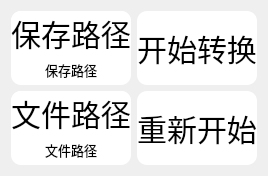
                         <widget class="QWidget" name="widget_44" native="true">
                          <property name="minimumSize">
                           <size>
                            <width>230</width>
                            <height>110</height>
                           </size>
                          </property>
                          <property name="maximumSize">
                           <size>
                            <width>16777215</width>
                            <height>9999999</height>
                           </size>
                          </property>
                          <property name="styleSheet">
                           <string notr="true">QWidget#widget_44{
	background-color:rgba(255, 235, 217,96);
	border-radius: 20px;
	font-size:20px;
}
</string>
                          </property>
                          <layout class="QVBoxLayout" name="verticalLayout_64">
                           <item>
                            <layout class="QHBoxLayout" name="horizontalLayout_72">
                             <item>
                              <widget class="QWidget" name="widget_45" native="true">
                               <property name="minimumSize">
                                <size>
                                 <width>0</width>
                                 <height>40</height>
                                </size>
                               </property>
                               <property name="maximumSize">
                                <size>
                                 <width>16777215</width>
                                 <height>9999999</height>
                                </size>
                               </property>
                               <property name="styleSheet">
                                <string notr="true">QWidget#widget_45{
	background-color:white;
	border-radius: 10px;
}
</string>
                               </property>
                               <layout class="QVBoxLayout" name="verticalLayout_65" stretch="3,1">
                                <property name="spacing">
                                 <number>0</number>
                                </property>
                                <property name="leftMargin">
                                 <number>0</number>
                                </property>
                                <property name="topMargin">
                                 <number>0</number>
                                </property>
                                <property name="rightMargin">
                                 <number>0</number>
                                </property>
                                <property name="bottomMargin">
                                 <number>0</number>
                                </property>
                                <item>
                                 <widget class="QPushButton" name="pushButton_25">
                                  <property name="sizePolicy">
                                   <sizepolicy hsizetype="Preferred" vsizetype="Preferred">
                                    <horstretch>0</horstretch>
                                    <verstretch>0</verstretch>
                                   </sizepolicy>
                                  </property>
                                  <property name="minimumSize">
                                   <size>
                                    <width>100</width>
                                    <height>20</height>
                                   </size>
                                  </property>
                                  <property name="styleSheet">
                                   <string notr="true">QPushButton#pushButton_25{
	background-color:white;
	border-radius: 10px;
	font-size:30px;
}
QPushButton#pushButton_25:pressed{
	background-color:green;
	color:white;
	border-radius: 10px;
}</string>
                                  </property>
                                  <property name="text">
                                   <string>保存路径</string>
                                  </property>
                                  <property name="checkable">
                                   <bool>true</bool>
                                  </property>
                                 </widget>
                                </item>
                                <item>
                                 <widget class="QLabel" name="label_113">
                                  <property name="minimumSize">
                                   <size>
                                    <width>0</width>
                                    <height>30</height>
                                   </size>
                                  </property>
                                  <property name="maximumSize">
                                   <size>
                                    <width>16777215</width>
                                    <height>9999</height>
                                   </size>
                                  </property>
                                  <property name="font">
                                   <font>
                                    <pointsize>10</pointsize>
                                   </font>
                                  </property>
                                  <property name="styleSheet">
                                   <string notr="true"/>
                                  </property>
                                  <property name="text">
                                   <string>保存路径</string>
                                  </property>
                                  <property name="alignment">
                                   <set>Qt::AlignCenter</set>
                                  </property>
                                 </widget>
                                </item>
                               </layout>
                              </widget>
                             </item>
                             <item>
                              <widget class="QPushButton" name="pushButton_26">
                               <property name="sizePolicy">
                                <sizepolicy hsizetype="Preferred" vsizetype="Preferred">
                                 <horstretch>0</horstretch>
                                 <verstretch>0</verstretch>
                                </sizepolicy>
                               </property>
                               <property name="minimumSize">
                                <size>
                                 <width>100</width>
                                 <height>40</height>
                                </size>
                               </property>
                               <property name="maximumSize">
                                <size>
                                 <width>16777215</width>
                                 <height>16777215</height>
                                </size>
                               </property>
                               <property name="styleSheet">
                                <string notr="true">QPushButton#pushButton_26{
	background-color:white;
	border-radius: 10px;
	font-size:30px;
}
QPushButton#pushButton_26:pressed{
	background-color:green;
	color:white;
	border-radius: 10px;
}</string>
                               </property>
                               <property name="text">
                                <string>开始转换</string>
                               </property>
                               <property name="checkable">
                                <bool>true</bool>
                               </property>
                              </widget>
                             </item>
                            </layout>
                           </item>
                           <item>
                            <layout class="QHBoxLayout" name="horizontalLayout_73">
                             <item>
                              <widget class="QWidget" name="widget_46" native="true">
                               <property name="minimumSize">
                                <size>
                                 <width>0</width>
                                 <height>40</height>
                                </size>
                               </property>
                               <property name="maximumSize">
                                <size>
                                 <width>16777215</width>
                                 <height>9999999</height>
                                </size>
                               </property>
                               <property name="styleSheet">
                                <string notr="true">QWidget#widget_46{
	background-color:white;
	border-radius: 10px;
}
</string>
                               </property>
                               <layout class="QVBoxLayout" name="verticalLayout_66" stretch="3,1">
                                <property name="spacing">
                                 <number>0</number>
                                </property>
                                <property name="leftMargin">
                                 <number>0</number>
                                </property>
                                <property name="topMargin">
                                 <number>0</number>
                                </property>
                                <property name="rightMargin">
                                 <number>0</number>
                                </property>
                                <property name="bottomMargin">
                                 <number>0</number>
                                </property>
                                <item>
                                 <widget class="QPushButton" name="pushButton_27">
                                  <property name="sizePolicy">
                                   <sizepolicy hsizetype="Preferred" vsizetype="Preferred">
                                    <horstretch>0</horstretch>
                                    <verstretch>0</verstretch>
                                   </sizepolicy>
                                  </property>
                                  <property name="minimumSize">
                                   <size>
                                    <width>100</width>
                                    <height>20</height>
                                   </size>
                                  </property>
                                  <property name="styleSheet">
                                   <string notr="true">QPushButton#pushButton_27{
	background-color:white;
border-radius: 10px;
	font-size:30px;
}
QPushButton#pushButton_27:pressed{
	background-color:green;
	color:white;
border-radius: 10px;
}</string>
                                  </property>
                                  <property name="text">
                                   <string>文件路径</string>
                                  </property>
                                  <property name="checkable">
                                   <bool>true</bool>
                                  </property>
                                 </widget>
                                </item>
                                <item>
                                 <widget class="QLabel" name="label_114">
                                  <property name="minimumSize">
                                   <size>
                                    <width>0</width>
                                    <height>30</height>
                                   </size>
                                  </property>
                                  <property name="maximumSize">
                                   <size>
                                    <width>16777215</width>
                                    <height>9999</height>
                                   </size>
                                  </property>
                                  <property name="font">
                                   <font>
                                    <pointsize>10</pointsize>
                                   </font>
                                  </property>
                                  <property name="text">
                                   <string>文件路径</string>
                                  </property>
                                  <property name="alignment">
                                   <set>Qt::AlignCenter</set>
                                  </property>
                                 </widget>
                                </item>
                               </layout>
                              </widget>
                             </item>
                             <item>
                              <widget class="QPushButton" name="pushButton_28">
                               <property name="sizePolicy">
                                <sizepolicy hsizetype="Preferred" vsizetype="Preferred">
                                 <horstretch>0</horstretch>
                                 <verstretch>0</verstretch>
                                </sizepolicy>
                               </property>
                               <property name="minimumSize">
                                <size>
                                 <width>100</width>
                                 <height>40</height>
                                </size>
                               </property>
                               <property name="maximumSize">
                                <size>
                                 <width>16777215</width>
                                 <height>16777215</height>
                                </size>
                               </property>
                               <property name="styleSheet">
                                <string notr="true">QPushButton#pushButton_28{
	background-color:white;
	border-radius: 10px;
	font-size:30px;
}
QPushButton#pushButton_28:pressed{
	background-color:green;
	color:white;
	border-radius: 10px;
}</string>
                               </property>
                               <property name="text">
                                <string>重新开始</string>
                               </property>
                               <property name="checkable">
                                <bool>true</bool>
                               </property>
                              </widget>
                             </item>
                            </layout>
                           </item>
                          </layout>
                         </widget>
